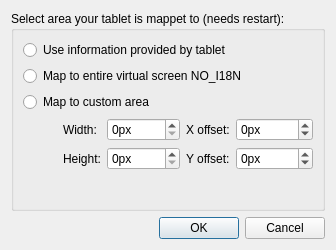
<?xml version="1.0" encoding="UTF-8"?>
<ui version="4.0">
 <class>KisDlgCustomTabletResolution</class>
 <widget class="QDialog" name="KisDlgCustomTabletResolution">
  <property name="geometry">
   <rect>
    <x>0</x>
    <y>0</y>
    <width>321</width>
    <height>237</height>
   </rect>
  </property>
  <property name="windowTitle">
   <string>Advanced Tablet Setting</string>
  </property>
  <layout class="QVBoxLayout" name="verticalLayout_3">
   <item>
    <widget class="QGroupBox" name="groupBox">
     <property name="title">
      <string>Select area your tablet is mappet to (needs restart):</string>
     </property>
     <layout class="QVBoxLayout" name="verticalLayout_2">
      <item>
       <widget class="QRadioButton" name="radioMapAsWintab">
        <property name="text">
         <string>Use information provided by tablet</string>
        </property>
       </widget>
      </item>
      <item>
       <widget class="QRadioButton" name="radioMapToEntireScreen">
        <property name="text">
         <string notr="true">Map to entire virtual screen NO_I18N</string>
        </property>
       </widget>
      </item>
      <item>
       <layout class="QVBoxLayout" name="verticalLayout">
        <item>
         <widget class="QRadioButton" name="radioCustomMapping">
          <property name="text">
           <string>Map to custom area</string>
          </property>
         </widget>
        </item>
        <item>
         <layout class="QGridLayout" name="gridLayout">
          <item row="0" column="0" rowspan="2">
           <spacer name="horizontalSpacer">
            <property name="orientation">
             <enum>Qt::Horizontal</enum>
            </property>
            <property name="sizeType">
             <enum>QSizePolicy::Fixed</enum>
            </property>
            <property name="sizeHint" stdset="0">
             <size>
              <width>40</width>
              <height>20</height>
             </size>
            </property>
           </spacer>
          </item>
          <item row="0" column="1">
           <widget class="QLabel" name="lblWidth">
            <property name="text">
             <string>Width:</string>
            </property>
           </widget>
          </item>
          <item row="0" column="2">
           <widget class="QSpinBox" name="intWidth">
            <property name="suffix">
             <string>px</string>
            </property>
            <property name="maximum">
             <number>10000</number>
            </property>
           </widget>
          </item>
          <item row="0" column="3">
           <widget class="QLabel" name="lblXOffset">
            <property name="text">
             <string>X offset:</string>
            </property>
           </widget>
          </item>
          <item row="0" column="4">
           <widget class="QSpinBox" name="intXOffset">
            <property name="suffix">
             <string>px</string>
            </property>
            <property name="minimum">
             <number>-10000</number>
            </property>
            <property name="maximum">
             <number>10000</number>
            </property>
           </widget>
          </item>
          <item row="1" column="1">
           <widget class="QLabel" name="lblHeight">
            <property name="text">
             <string>Height:</string>
            </property>
           </widget>
          </item>
          <item row="1" column="2">
           <widget class="QSpinBox" name="intHeight">
            <property name="suffix">
             <string>px</string>
            </property>
            <property name="maximum">
             <number>10000</number>
            </property>
           </widget>
          </item>
          <item row="1" column="3">
           <widget class="QLabel" name="lblYOffset">
            <property name="text">
             <string>Y offset:</string>
            </property>
           </widget>
          </item>
          <item row="1" column="4">
           <widget class="QSpinBox" name="intYOffset">
            <property name="suffix">
             <string>px</string>
            </property>
            <property name="minimum">
             <number>-10000</number>
            </property>
            <property name="maximum">
             <number>10000</number>
            </property>
           </widget>
          </item>
         </layout>
        </item>
       </layout>
      </item>
      <item>
       <spacer name="verticalSpacer">
        <property name="orientation">
         <enum>Qt::Vertical</enum>
        </property>
        <property name="sizeType">
         <enum>QSizePolicy::MinimumExpanding</enum>
        </property>
        <property name="sizeHint" stdset="0">
         <size>
          <width>20</width>
          <height>29</height>
         </size>
        </property>
       </spacer>
      </item>
     </layout>
    </widget>
   </item>
   <item>
    <widget class="QDialogButtonBox" name="btnBox">
     <property name="orientation">
      <enum>Qt::Horizontal</enum>
     </property>
     <property name="standardButtons">
      <set>QDialogButtonBox::Cancel|QDialogButtonBox::Ok</set>
     </property>
    </widget>
   </item>
  </layout>
 </widget>
 <resources/>
 <connections/>
</ui>
